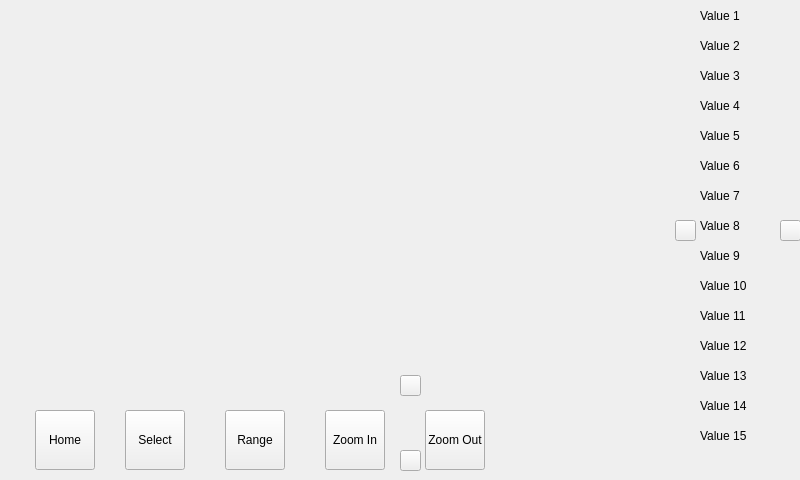
<?xml version="1.0" encoding="UTF-8"?>
<ui version="4.0">
 <class>GraphForm</class>
 <widget class="QWidget" name="GraphForm">
  <property name="geometry">
   <rect>
    <x>0</x>
    <y>0</y>
    <width>800</width>
    <height>480</height>
   </rect>
  </property>
  <property name="windowTitle">
   <string>Form</string>
  </property>
  <widget class="QPushButton" name="zoomIn">
   <property name="geometry">
    <rect>
     <x>325</x>
     <y>410</y>
     <width>60</width>
     <height>60</height>
    </rect>
   </property>
   <property name="text">
    <string>Zoom In</string>
   </property>
   <property name="iconSize">
    <size>
     <width>60</width>
     <height>60</height>
    </size>
   </property>
  </widget>
  <widget class="QPushButton" name="Left">
   <property name="geometry">
    <rect>
     <x>780</x>
     <y>220</y>
     <width>21</width>
     <height>21</height>
    </rect>
   </property>
   <property name="text">
    <string/>
   </property>
   <property name="icon">
    <iconset resource="../../../../../_405nm/UI/405nmUI/resource.qrc">
     <normaloff>:/buttons/GraphLeft.jpg</normaloff>:/buttons/GraphLeft.jpg</iconset>
   </property>
  </widget>
  <widget class="QPushButton" name="Settings">
   <property name="geometry">
    <rect>
     <x>225</x>
     <y>410</y>
     <width>60</width>
     <height>60</height>
    </rect>
   </property>
   <property name="text">
    <string>Range</string>
   </property>
   <property name="iconSize">
    <size>
     <width>60</width>
     <height>60</height>
    </size>
   </property>
  </widget>
  <widget class="QPushButton" name="Up">
   <property name="geometry">
    <rect>
     <x>400</x>
     <y>450</y>
     <width>21</width>
     <height>21</height>
    </rect>
   </property>
   <property name="text">
    <string/>
   </property>
   <property name="icon">
    <iconset resource="../../../../../_405nm/UI/405nmUI/resource.qrc">
     <normaloff>:/buttons/GrpahUp.jpg</normaloff>:/buttons/GrpahUp.jpg</iconset>
   </property>
  </widget>
  <widget class="QWidget" name="BothOpen" native="true">
   <property name="geometry">
    <rect>
     <x>10</x>
     <y>10</y>
     <width>671</width>
     <height>371</height>
    </rect>
   </property>
  </widget>
  <widget class="QPushButton" name="Gasses">
   <property name="geometry">
    <rect>
     <x>125</x>
     <y>410</y>
     <width>60</width>
     <height>60</height>
    </rect>
   </property>
   <property name="text">
    <string>Select</string>
   </property>
   <property name="iconSize">
    <size>
     <width>60</width>
     <height>60</height>
    </size>
   </property>
  </widget>
  <widget class="QPushButton" name="Down">
   <property name="geometry">
    <rect>
     <x>400</x>
     <y>375</y>
     <width>21</width>
     <height>21</height>
    </rect>
   </property>
   <property name="text">
    <string/>
   </property>
   <property name="icon">
    <iconset resource="../../../../../_405nm/UI/405nmUI/resource.qrc">
     <normaloff>:/buttons/GraphDown.jpg</normaloff>:/buttons/GraphDown.jpg</iconset>
   </property>
  </widget>
  <widget class="QPushButton" name="Right">
   <property name="geometry">
    <rect>
     <x>675</x>
     <y>220</y>
     <width>21</width>
     <height>21</height>
    </rect>
   </property>
   <property name="text">
    <string/>
   </property>
   <property name="icon">
    <iconset resource="../../../../../_405nm/UI/405nmUI/resource.qrc">
     <normaloff>:/buttons/GraphRight.jpg</normaloff>:/buttons/GraphRight.jpg</iconset>
   </property>
  </widget>
  <widget class="QPushButton" name="home">
   <property name="geometry">
    <rect>
     <x>35</x>
     <y>410</y>
     <width>60</width>
     <height>60</height>
    </rect>
   </property>
   <property name="text">
    <string>Home</string>
   </property>
   <property name="iconSize">
    <size>
     <width>60</width>
     <height>60</height>
    </size>
   </property>
  </widget>
  <widget class="QPushButton" name="zoomOut">
   <property name="geometry">
    <rect>
     <x>425</x>
     <y>410</y>
     <width>60</width>
     <height>60</height>
    </rect>
   </property>
   <property name="text">
    <string>Zoom Out</string>
   </property>
   <property name="iconSize">
    <size>
     <width>60</width>
     <height>60</height>
    </size>
   </property>
  </widget>
  <widget class="QLabel" name="label">
   <property name="geometry">
    <rect>
     <x>700</x>
     <y>0</y>
     <width>101</width>
     <height>31</height>
    </rect>
   </property>
   <property name="text">
    <string>Value 1</string>
   </property>
  </widget>
  <widget class="QLabel" name="label_2">
   <property name="geometry">
    <rect>
     <x>700</x>
     <y>30</y>
     <width>101</width>
     <height>31</height>
    </rect>
   </property>
   <property name="text">
    <string>Value 2</string>
   </property>
  </widget>
  <widget class="QLabel" name="label_3">
   <property name="geometry">
    <rect>
     <x>700</x>
     <y>60</y>
     <width>101</width>
     <height>31</height>
    </rect>
   </property>
   <property name="text">
    <string>Value 3</string>
   </property>
  </widget>
  <widget class="QLabel" name="label_4">
   <property name="geometry">
    <rect>
     <x>700</x>
     <y>90</y>
     <width>101</width>
     <height>31</height>
    </rect>
   </property>
   <property name="text">
    <string>Value 4</string>
   </property>
  </widget>
  <widget class="QLabel" name="label_5">
   <property name="geometry">
    <rect>
     <x>700</x>
     <y>120</y>
     <width>101</width>
     <height>31</height>
    </rect>
   </property>
   <property name="text">
    <string>Value 5</string>
   </property>
  </widget>
  <widget class="QLabel" name="label_6">
   <property name="geometry">
    <rect>
     <x>700</x>
     <y>150</y>
     <width>101</width>
     <height>31</height>
    </rect>
   </property>
   <property name="text">
    <string>Value 6</string>
   </property>
  </widget>
  <widget class="QLabel" name="label_7">
   <property name="geometry">
    <rect>
     <x>700</x>
     <y>180</y>
     <width>101</width>
     <height>31</height>
    </rect>
   </property>
   <property name="text">
    <string>Value 7</string>
   </property>
  </widget>
  <widget class="QLabel" name="label_8">
   <property name="geometry">
    <rect>
     <x>700</x>
     <y>210</y>
     <width>101</width>
     <height>31</height>
    </rect>
   </property>
   <property name="text">
    <string>Value 8</string>
   </property>
  </widget>
  <widget class="QLabel" name="label_9">
   <property name="geometry">
    <rect>
     <x>700</x>
     <y>240</y>
     <width>101</width>
     <height>31</height>
    </rect>
   </property>
   <property name="text">
    <string>Value 9</string>
   </property>
  </widget>
  <widget class="QLabel" name="label_10">
   <property name="geometry">
    <rect>
     <x>700</x>
     <y>270</y>
     <width>101</width>
     <height>31</height>
    </rect>
   </property>
   <property name="text">
    <string>Value 10</string>
   </property>
  </widget>
  <widget class="QLabel" name="label_11">
   <property name="geometry">
    <rect>
     <x>700</x>
     <y>300</y>
     <width>101</width>
     <height>31</height>
    </rect>
   </property>
   <property name="text">
    <string>Value 11</string>
   </property>
  </widget>
  <widget class="QLabel" name="label_12">
   <property name="geometry">
    <rect>
     <x>700</x>
     <y>330</y>
     <width>101</width>
     <height>31</height>
    </rect>
   </property>
   <property name="text">
    <string>Value 12</string>
   </property>
  </widget>
  <widget class="QLabel" name="label_13">
   <property name="geometry">
    <rect>
     <x>700</x>
     <y>360</y>
     <width>101</width>
     <height>31</height>
    </rect>
   </property>
   <property name="text">
    <string>Value 13</string>
   </property>
  </widget>
  <widget class="QLabel" name="label_14">
   <property name="geometry">
    <rect>
     <x>700</x>
     <y>390</y>
     <width>101</width>
     <height>31</height>
    </rect>
   </property>
   <property name="text">
    <string>Value 14</string>
   </property>
  </widget>
  <widget class="QLabel" name="label_15">
   <property name="geometry">
    <rect>
     <x>700</x>
     <y>420</y>
     <width>101</width>
     <height>31</height>
    </rect>
   </property>
   <property name="text">
    <string>Value 15</string>
   </property>
  </widget>
  <widget class="QWidget" name="bottomOpen" native="true">
   <property name="geometry">
    <rect>
     <x>10</x>
     <y>10</y>
     <width>781</width>
     <height>371</height>
    </rect>
   </property>
  </widget>
  <widget class="QWidget" name="bothClosed" native="true">
   <property name="geometry">
    <rect>
     <x>10</x>
     <y>0</y>
     <width>781</width>
     <height>471</height>
    </rect>
   </property>
  </widget>
  <widget class="QWidget" name="legendOpen" native="true">
   <property name="geometry">
    <rect>
     <x>20</x>
     <y>10</y>
     <width>661</width>
     <height>461</height>
    </rect>
   </property>
  </widget>
  <zorder>label_8</zorder>
  <zorder>bottomOpen</zorder>
  <zorder>bothClosed</zorder>
  <zorder>legendOpen</zorder>
  <zorder>BothOpen</zorder>
  <zorder>zoomIn</zorder>
  <zorder>Left</zorder>
  <zorder>Settings</zorder>
  <zorder>Gasses</zorder>
  <zorder>Down</zorder>
  <zorder>Right</zorder>
  <zorder>home</zorder>
  <zorder>zoomOut</zorder>
  <zorder>label</zorder>
  <zorder>label_2</zorder>
  <zorder>label_3</zorder>
  <zorder>label_4</zorder>
  <zorder>label_5</zorder>
  <zorder>label_6</zorder>
  <zorder>label_7</zorder>
  <zorder>label_9</zorder>
  <zorder>label_10</zorder>
  <zorder>label_11</zorder>
  <zorder>label_12</zorder>
  <zorder>label_13</zorder>
  <zorder>label_14</zorder>
  <zorder>label_15</zorder>
  <zorder>Up</zorder>
 </widget>
 <resources>
  <include location="../../../../../_405nm/UI/405nmUI/resource.qrc"/>
 </resources>
 <connections/>
</ui>
